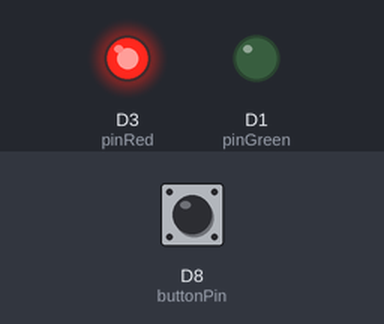
This sketch was run on a simulated ESP8266 (NodeMCU). On the bench: output pins drawn as LEDs (lit = HIGH). The test bench sets the inputs (shaded band); at power-on: D8 (buttonPin) HIGH. WiFi joins after 1.5 s; servers stay silent unless stated; uploads are accepted with an empty reply; what the sketch prints to the serial monitor is not drawn.

Above: at 1.6 s.
At 2.1 s:
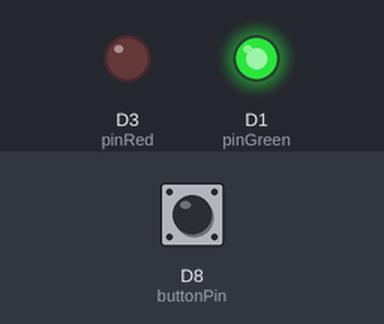
At 3.7 s:
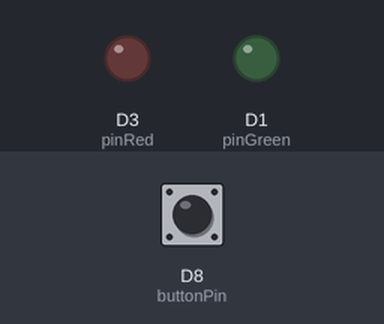
3.8 s: D8 (buttonPin) pulled LOW for 1.65 s
Timing chart, 0 to 6.8 s (numbered marks = the images above; inputs shaded):
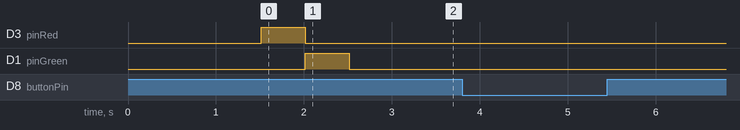

The sketch:

button-simulation.ino
```cpp
//Determine Code
#include <ESP8266WiFi.h>
#include <ESP8266HTTPClient.h>
#include <WiFiClient.h>

//urls
String GetURL = "http://210301.de/iot/ws/3/a.txt";

//pin settings
const int buttonPin = D8;
int buttonValue = 0;

const int pinRed   = D3;
const int pinGreen = D1;

//wifi settings
const char* ssid = "coding@HSNR";
const char* pwd  = "CDHSNR23";

void setup() {
  //start serial monitor
  Serial.begin(57600);
  delay(10);

  //pinMode
  pinMode(buttonPin, INPUT);
  pinMode(pinRed, OUTPUT);
  pinMode(pinGreen, OUTPUT);

  //Aufruf der Methoden
  connectWiFi();
  startupBlink();
}

void loop() {
  //read button value
  buttonValue = digitalRead(buttonPin);
  Serial.print("Button: ");

  //print ON or OFF
  if(buttonValue == 0) {
    Serial.println("OFF");
  }
  else {
    Serial.println("ON");
  }

  //readout the entry from webserver
  if(WiFi.status() == WL_CONNECTED) {
    WiFiClient client;
    HTTPClient http;
    String payload;
    int httpGETCode;

    http.begin(client, GetURL);

    httpGETCode = http.GET();
    Serial.print("(GET) HttpCode: ");
    Serial.println(httpGETCode);

    if(httpGETCode == 200) {
      payload = http.getString();
      Serial.print("(GET) Payload: ");
      Serial.println(payload);
    }

    http.end();

    //change colore due to button
    if(payload == "gruen") {
      digitalWrite(pinRed, LOW);
      digitalWrite(pinGreen, HIGH);
    }
    else if(payload == "rot") {
      digitalWrite(pinRed, HIGH);
      digitalWrite(pinGreen, LOW);
    }

    //set value on webserver like button action
    if(buttonValue == 0) {
      http.begin(client, "http://210301.de/iot/ws/3/ws.php?p=gruen");
      httpGETCode = http.GET();

      Serial.print("(GET) HttpCode: ");
      Serial.println(httpGETCode);
      Serial.println("----------------");

      http.end();
    }
    else if(buttonValue == 1) {
      http.begin(client, "http://210301.de/iot/ws/3/ws.php?p=rot");
      httpGETCode = http.GET();

      Serial.print("(GET) HttpCode: ");
      Serial.println(httpGETCode);
      Serial.println("----------------");

      http.end();
    }

    delay(1000);
  }
}
//test method
void startupBlink(){

  digitalWrite(pinRed, HIGH);
  digitalWrite(pinGreen, LOW);

  delay(500);

  digitalWrite(pinRed, LOW);
  digitalWrite(pinGreen, HIGH);

  delay(500);

  digitalWrite(pinRed, LOW);
  digitalWrite(pinGreen, LOW);

}
//connect WiFi
void connectWiFi() {
  Serial.println("");
  Serial.print("Connecting to ");
  Serial.println(ssid);

  WiFi.begin(ssid, pwd);
  while (WiFi.status() != WL_CONNECTED) {
    // retry attempt every 500ms
    delay(500);
    Serial.print(".");
  }

  Serial.println("");
  Serial.println("WiFi connected!");
  Serial.print("IP address: ");
  Serial.println(WiFi.localIP());
  Serial.println("----------------");
}
```

Measured:
- after the input at 3.8 s, every drawn part: stays the same
